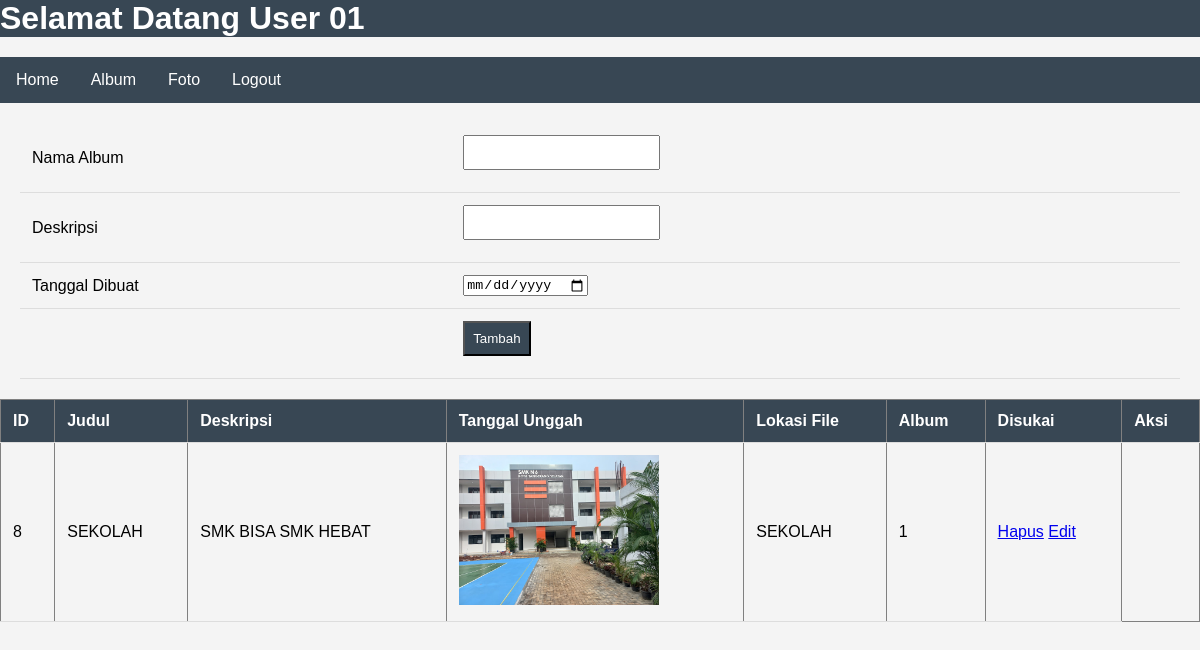
Screenshot of /album.php (signed in) with the database file from the repository.
### tables this page shows
CREATE TABLE `foto` (
  `fotoid` int(11) NOT NULL,
  `judulfoto` varchar(255) NOT NULL,
  `deskripsifoto` text NOT NULL,
  `tanggalunggah` date NOT NULL,
  `lokasifile` varchar(255) NOT NULL,
  `albumid` int(11) NOT NULL,
  `userid` int(11) NOT NULL
);

CREATE TABLE `album` (
  `albumid` int(11) NOT NULL,
  `namaalbum` varchar(255) NOT NULL,
  `deskripsi` text NOT NULL,
  `tanggaldibuat` date NOT NULL,
  `userid` int(11) NOT NULL
);

### album.php (the view, shortened to what this page needs)
<!DOCTYPE html>
<html lang="en">
<head>
</head>
<body>
    <h1>Selamat Datang <b><?=$_SESSION['namalengkap']?></b></h1>
    <ul>
        <li><a href="index.php">Home</a></li>
        <li><a href="album.php">Album</a></li>
        <li><a href="foto.php">Foto</a></li>
        <li><a href="logout.php">Logout</a></li>
    </ul>
    <form action="tambah_album.php" method="post" enctype="multipart/form-data">
        <table>
            <tr>
                <td>Nama Album</td>
                <td><input type="text" name="namaalbum"></td>
            </tr>
            <tr>
                <td>Deskripsi</td>
                <td><input type="text" name="deskripsi"></td>
            </tr>
            <tr>
                <td>Tanggal Dibuat</td>
                <td><input type="date" name="tanggaldibuat"></td>
            </tr>
            <tr>
                <td></td>
                <td><input type="submit" value="Tambah"></td>
            </tr>
        </table>
    </form>
    <table border="1" cellpadding=5 cellspacing=0>
        <tr>
            <th>ID</th>
            <th>Judul</th>
            <th>Deskripsi</th>
            <th>Tanggal Unggah</th>
            <th>Lokasi File</th>
            <th>Album</th>
            <th>Disukai</th>
            <th>Aksi</th>
        </tr>
        <?php
            include "connect.php";
            $userid=$_SESSION['userid'];
            $sql=mysqli_query($conn,"select * from foto,album where foto.userid='$userid' and foto.albumid=album.albumid");
            while($data=mysqli_fetch_array($sql)){
        ?>
                <tr>
                    <td><?=$data['albumid']?></td>
                    <td><?=$data['namaalbum']?></td>
                    <td><?=$data['deskripsi']?></td>
                    <td>
                        <img src="gambar/<?=$data['lokasifile']?>" width="200px">
                    </td>
                    <td><?=$data['namaalbum']?></td>
                    <td>
                        <?php
                            $fotoid=$data['fotoid'];
                            $sql2=mysqli_query($conn,"select * from likefoto where fotoid='$fotoid'");
                            echo mysqli_num_rows($sql2);
                        ?>
                    </td>
                    <td>
                        <a href="hapus_album.php?fotoid=<?=$data['fotoid']?>">Hapus</a>
                        <a href="edit_album.php?fotoid=<?=$data['fotoid']?>">Edit</a>
                    </td>
                </tr>
        <?php
            }
        ?>
    </table>
</body>
</html>

### album.php (style rules this page uses)
body { font-family: Arial, sans-serif; margin: 0; padding: 0; background-color: #f4f4f4; }
h1 { list-style-type: none; margin: 0; padding: 0; overflow: hidden; color: white; background-color: #384754 }
ul { list-style-type: none; padding: 0; margin: 20px 0; background-color: #384754; overflow: hidden; }
li { float: left; }
li a { display: block; color: white; text-align: center; padding: 14px 16px; text-decoration: none; }
form { margin: 20px; }
table { width: 100%; border-collapse: collapse; margin-top: 20px; }
th, td { padding: 12px; text-align: left; border-bottom: 1px solid #ddd; }
th { background-color: #384754; color: white; }
input[type="text"], input[type="submit"], select, input[type="file"] { padding: 8px; margin-bottom: 10px; }
input[type="submit"] { background-color: #384754; color: white; cursor: pointer; }
img { max-width: 100%; height: auto; }

### rows the page displays
foto: albumid.albumid "8", albumid.namaalbum "SEKOLAH", albumid.deskripsi "SMK BISA SMK HEBAT", lokasifile (picture), mysqli_num_rows($sql2) "1"

### other values shown
$_SESSION['namalengkap'] "User 01"
